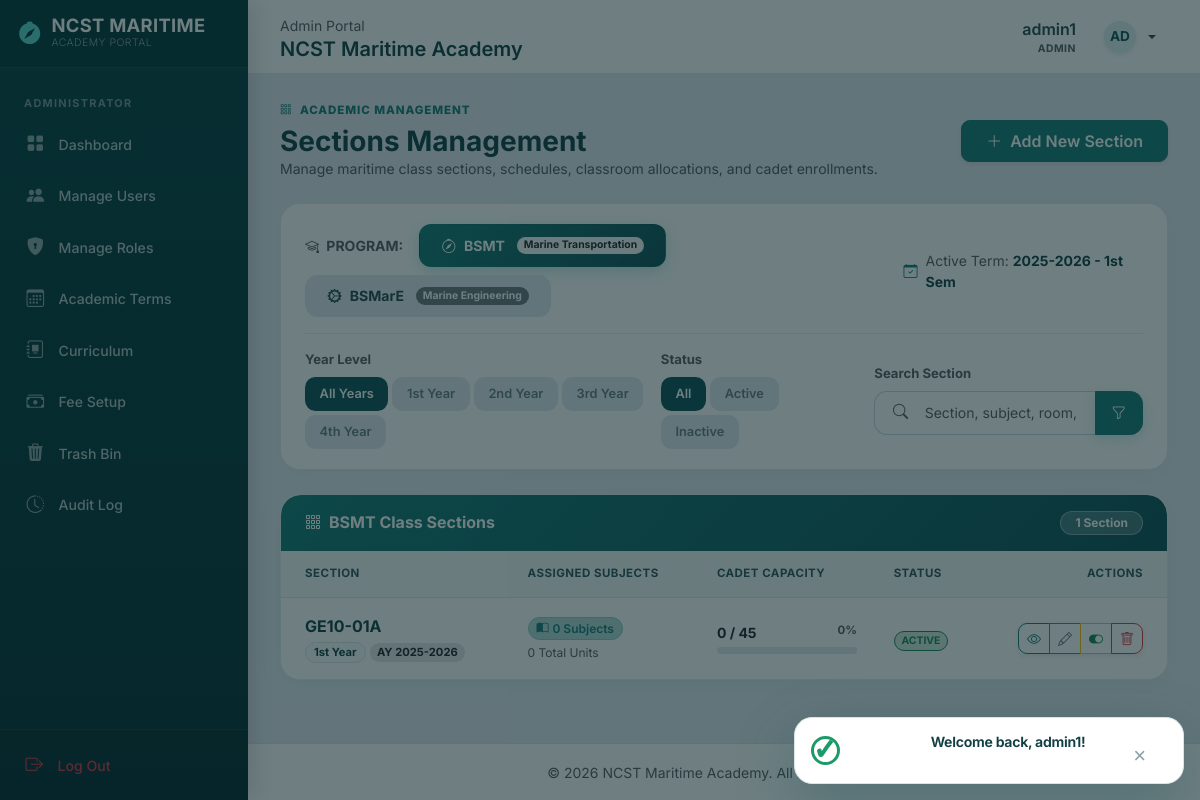
The app's page /registrar/sections (signed in) with its own data.
### tables this page shows
CREATE TABLE IF NOT EXISTS academic_terms (
    id INT UNSIGNED AUTO_INCREMENT PRIMARY KEY,
    school_year VARCHAR(9) NOT NULL,
    semester ENUM('1st','2nd','summer') NOT NULL,
    starts_on DATE NULL,
    ends_on DATE NULL,
    enrollment_starts_on DATE NULL,
    enrollment_ends_on DATE NULL,
    registration_deadline DATE NULL,
    late_registration_deadline DATE NULL,
    is_enrollment_open TINYINT(1) NOT NULL DEFAULT 1,
    payment_requirement_percent DECIMAL(5,2) NOT NULL DEFAULT 100.00,
    downpayment_percentage DECIMAL(5,2) NOT NULL DEFAULT 30.00,
    minimum_downpayment DECIMAL(10,2) NOT NULL DEFAULT 0.00,
    max_units DECIMAL(5,2) NOT NULL DEFAULT 24.00,
    is_active TINYINT(1) NOT NULL DEFAULT 0,
    created_at TIMESTAMP NOT NULL DEFAULT CURRENT_TIMESTAMP,
    updated_at TIMESTAMP NOT NULL DEFAULT CURRENT_TIMESTAMP ON UPDATE CURRENT_TIMESTAMP,
    UNIQUE KEY uq_academic_terms_year_semester (school_year, semester),
    KEY idx_academic_terms_active (is_active)
);

CREATE TABLE IF NOT EXISTS sections (
    id INT UNSIGNED AUTO_INCREMENT PRIMARY KEY,
     
     
     
    course_id INT UNSIGNED NULL DEFAULT NULL,
    section_name VARCHAR(50) NULL,
    academic_term_id INT UNSIGNED NULL,
    schedule VARCHAR(100) NOT NULL,
    day_of_week VARCHAR(50) NULL,
    start_time TIME NULL,
    end_time TIME NULL,
    room VARCHAR(50) NULL,
    capacity INT NOT NULL DEFAULT 40,
    year_level ENUM('1st Year','2nd Year','3rd Year','4th Year') NULL,
    program VARCHAR(100) NULL,
    teacher_id INT UNSIGNED NULL,
    status ENUM('active','inactive') NOT NULL DEFAULT 'active',
    section_type ENUM('M','A') NULL,
    section_number VARCHAR(10) NULL,
    created_at TIMESTAMP NOT NULL DEFAULT CURRENT_TIMESTAMP,
    updated_at TIMESTAMP NULL DEFAULT NULL ON UPDATE CURRENT_TIMESTAMP,
    KEY idx_sections_course (course_id),
    KEY idx_sections_teacher (teacher_id),
    KEY idx_sections_term (academic_term_id),
    KEY idx_sections_status (status),
    CONSTRAINT fk_sections_course
        FOREIGN KEY (course_id) REFERENCES courses(id)
        ON DELETE SET NULL ON UPDATE CASCADE,
    CONSTRAINT fk_sections_teacher
        FOREIGN KEY (teacher_id) REFERENCES users(id)
        ON DELETE SET NULL ON UPDATE CASCADE,
    CONSTRAINT fk_sections_academic_term
        FOREIGN KEY (academic_term_id) REFERENCES academic_terms(id)
        ON DELETE RESTRICT ON UPDATE CASCADE
);

### registrar/sections.php (the view, shortened to what the rows shown need)
<?php
require_once '../includes/academic_terms.php';
$activeTerm = getActiveAcademicTerm($pdo);
$selectedProgram = isset($_GET['program']) ? trim($_GET['program']) : 'BSMT';
$query = "
    SELECT s.*,
           (SELECT COUNT(*) FROM enrollments e WHERE e.section_id = s.id AND e.status != 'dropped') AS enrollment_count,
           (SELECT COUNT(*) FROM section_subjects ss WHERE ss.section_id = s.id) AS subject_count,
           (SELECT COALESCE(SUM(sub.units), 0) FROM section_subjects ss JOIN subjects sub ON sub.id = ss.subject_id WHERE ss.section_id = s.id) AS total_units,
           t.school_year, t.semester
    FROM sections s
    LEFT JOIN academic_terms t ON t.id = s.academic_term_id
    WHERE s.academic_term_id = " . ($activeTerm ? (int)$activeTerm['id'] : 0) . "
      AND (s.program = :program OR (s.program IS NULL AND s.section_name LIKE :prog_prefix))
";
$params = [
    'program' => $selectedProgram,
    'prog_prefix' => ($selectedProgram === 'BSMarE' ? 'BSMarE%' : 'BSMT%')
];
$query .= " ORDER BY s.year_level ASC, s.section_name ASC";
try {
    $stmt = $pdo->prepare($query);
    $stmt->execute($params);
    $sections = $stmt->fetchAll();
} catch (\PDOException $e) {
    error_log("Fetch sections failed: " . $e->getMessage());
    $sections = [];
}
require_once '../includes/header.php';
?>
<div class="maritime-control-bar mb-4">
    <div class="d-flex flex-column flex-md-row justify-content-between align-items-md-center gap-3 pb-3 border-bottom border-light-subtle">
        <div class="d-flex align-items-center gap-2 text-muted small">
            <span>Active Term: <strong class="text-navy"><?php echo $activeTerm ? htmlspecialchars($activeTerm['school_year'] . ' - ' . ucfirst($activeTerm['semester']) . ' Sem') : 'No Active Term'; ?></strong></span>
        </div>
    </div>
</div>
<div class="card shadow-sm border-0" style="border-radius: 16px; overflow: hidden; border: 1px solid #e0eded !important; box-shadow: 0 4px 24px rgba(11,155,152,0.07) !important;">
    <div class="card-body p-0">
        <div class="table-responsive">
            <table class="table table-hover table-maritime align-middle m-0" id="sectionsTable" style="width: 100%;">
                <thead>
                    <tr>
                        <th class="ps-4" tabulator-field="section">Section</th>
                        <th tabulator-field="subjects">Assigned Subjects</th>
                        <th tabulator-field="capacity">Cadet Capacity</th>
                        <th tabulator-field="status">Status</th>
                        <th class="pe-4 text-end" tabulator-field="actions">Actions</th>
                    </tr>
                </thead>
                <tbody>
                    <?php if (!empty($sections)): foreach ($sections as $s):
                        $enrolled = (int)$s['enrollment_count'];
                        $cap = (int)$s['capacity'];
                        $pct = $cap > 0 ? min(100, round(($enrolled / $cap) * 100)) : 0;
                    ?>
                        <tr>
                            <td class="ps-4">
                                <div class="fw-bold text-navy fs-6"><?php echo htmlspecialchars($s['section_name'] ?? ('Section #' . $s['id'])); ?></div>
                                <div class="d-flex align-items-center gap-1 mt-1">
                                    <span class="badge bg-light text-navy border px-2 py-0.5" style="font-size: 0.7rem;"><?php echo htmlspecialchars($s['year_level'] ?? '1st Year'); ?></span>
                                    <span class="badge bg-secondary-subtle text-dark" style="font-size: 0.7rem;">AY <?php echo htmlspecialchars($s['school_year'] ?? ''); ?></span>
                                </div>
                            </td>
                            <td>
                                <a href="section_details?id=<?php echo $s['id']; ?>" class="text-decoration-none">
                                    <span class="badge bg-primary-subtle text-primary border border-primary-subtle px-2.5 py-1 fw-semibold">
                                        <i class="bi bi-book-half me-1"></i><?php echo (int)$s['subject_count']; ?> Subjects
                                    </span>
                                </a>
                                <div class="text-muted small mt-1" style="font-size: 0.75rem;">
                                    <?php echo (float)$s['total_units']; ?> Total Units
                                </div>
                            </td>
                            <td>
                                <div class="capacity-progress-wrap">
                                    <div class="d-flex justify-content-between small fw-bold mb-1">
                                        <span class="text-dark"><?php echo $enrolled; ?> / <?php echo $cap; ?></span>
                                        <span class="text-muted" style="font-size: 0.72rem;"><?php echo $pct; ?>%</span>
                                    </div>
                                    <div class="capacity-progress-bar">
                                    </div>
                                </div>
                            </td>
                            <td>
                                <?php if (($s['status'] ?? 'active') === 'active'): ?>
                                    <span class="badge bg-success-subtle text-success border border-success px-2.5 py-1 text-uppercase fw-bold" style="font-size: 0.65rem;">Active</span>
                                <?php else: ?>
                                    <span class="badge bg-secondary-subtle text-secondary border border-secondary px-2.5 py-1 text-uppercase fw-bold" style="font-size: 0.65rem;">Inactive</span>
                                <?php endif; ?>
                            </td>
                            <td class="pe-4 text-end">
                                <div class="btn-group btn-group-sm shadow-sm" role="group">
                                    <a href="section_details?id=<?php echo $s['id']; ?>" class="btn btn-outline-primary" title="View Section & Enrolled Students" aria-label="View Section & Enrolled Students">
                                        <i class="bi bi-eye"></i>
                                    </a>
                                    <button type="button" class="btn btn-outline-secondary" onclick="openEditSection(<?php echo htmlspecialchars(json_encode($s)); ?>)" title="Edit Section" aria-label="Edit Section">
                                        <i class="bi bi-pencil"></i>
                                    </button>
                                    <button type="button" class="btn btn-outline-warning" onclick="toggleSectionStatus(<?php echo $s['id']; ?>, '<?php echo addslashes($s['section_name'] ?? ''); ?>', '<?php echo $s['status'] ?? 'active'; ?>')" title="Toggle Active/Inactive" aria-label="Toggle Section Status">
                                        <i class="bi <?php echo ($s['status'] ?? 'active') === 'active' ? 'bi-toggle-on text-success' : 'bi-toggle-off text-muted'; ?>"></i>
                                    </button>
                                    <button type="button" class="btn btn-outline-danger" onclick="confirmSectionDelete(<?php echo $s['id']; ?>, '<?php echo addslashes($s['section_name'] ?? ''); ?>')" title="Delete Section" aria-label="Delete Section">
                                        <i class="bi bi-trash"></i>
                                    </button>
                                </div>
                            </td>
                        </tr>
                    <?php endforeach; endif; ?>
                </tbody>
            </table>
        </div>
    </div>
</div>
<?php require_once '../includes/footer.php'; ?>

### records on screen
academic_terms: school_year+semester "2025-2026 - 1st Sem"
sections: section_name "GE10-01A", year_level "1st Year", academic_term.school_year "2025-2026", subject_count "0", total_units "0", enrolled "0", capacity "45", pct "0", status "ACTIVE"

### other values on screen
$_SESSION['role'] "Admin"
$_SESSION['username'] "admin1"
$_SESSION['role'] "ADMIN"
$initials "AD"
$yl "1st Year"
$yl "2nd Year"
$yl "3rd Year"
$yl "4th Year"
$selectedProgram "BSMT"
count($sections) "1"
